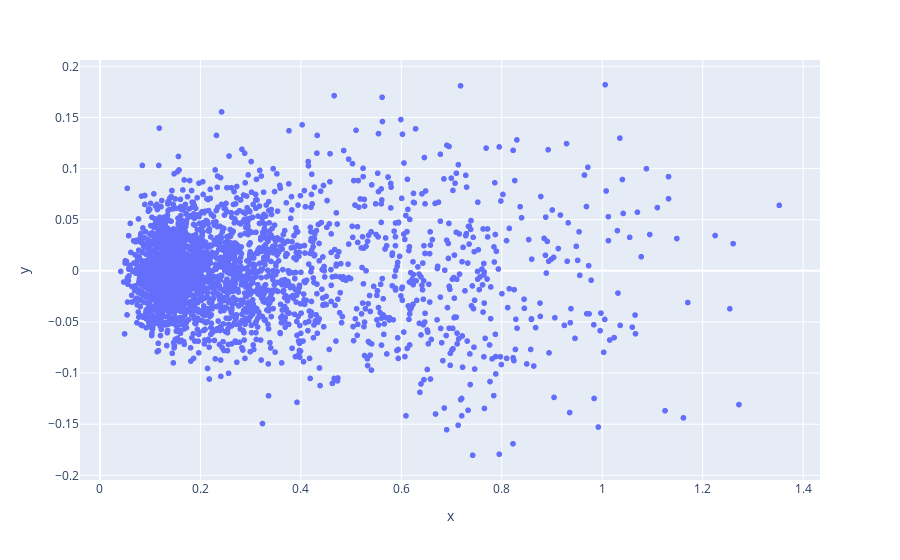

Notebook source saved alongside this figure:
### Code cell
px.scatter(x=cA, y=cD)

### Figure 1 — Plotly figure (JSON) as saved in the notebook; plotly's stock layout.template omitted (floating-point values rounded to 4 significant figures; data arrays with more than 128 entries replaced by an {"elided": "..."} marker saying what was removed)
{"data": [{"hovertemplate": "x=%{x}<br>y=%{y}<extra></extra>", "legendgroup": "", "marker": {"color": "#636efa", "symbol": "circle"}, "mode": "markers", "name": "", "showlegend": false, "type": "scattergl", "x": {"elided": "2876 float values"}, "xaxis": "x", "y": {"elided": "2876 float values"}, "yaxis": "y"}], "layout": {"legend": {"tracegroupgap": 0}, "margin": {"t": 60}, "xaxis": {"anchor": "y", "domain": [0, 1], "title": {"text": "x"}}, "yaxis": {"anchor": "x", "domain": [0, 1], "title": {"text": "y"}}}}
